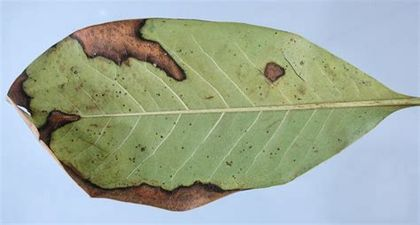
#> input picture Clasificacion de Imagenes/Images/Hojas/enfermas/Training/LSZwaWQ9QXBp.jpg, 420 x 225 px; its folder holds only this picture in this run; the run also reads 1 picture not shown here
$ python ClasificadorBinario_Hojas.py
#> lines starting #> are read from the running program, lines starting #| are printed output that depends on the picture; after the words box and inside, x2 and y2 are one past the last pixel; in counts of white or black regions, pixels touching at a corner belong together
import cv2
import numpy as np
import matplotlib.pyplot as plt
import glob

imagen = cv2.imread('Clasificacion de Imagenes/Images/Hojas/enfermas/Training/aiZwaWQ9QXBp.jpg')

def getFeatures(img):
    gray = cv2.cvtColor(img, cv2.COLOR_BGR2GRAY)
    threshold,_ = cv2.threshold(gray,0,255,cv2.THRESH_OTSU)
    mask = np.uint8(1*(gray<threshold))
    B=(1/255)*np.sum(img[:,:,0]*mask)/np.sum(mask)
    G=(1/255)*np.sum(img[:,:,1]*mask)/np.sum(mask)
    R=(1/255)*np.sum(img[:,:,2]*mask)/np.sum(mask)
    return [B,G,R]

paths=['Clasificacion de Imagenes/Images/Hojas/enfermas/Training/',
'Clasificacion de Imagenes/Images/Hojas/saludables/Training/'
]
labels=[]
features=[]

for label, path in enumerate(paths):
    for filename in glob.glob(path+"*.jpg"):
        img=cv2.imread(filename)
#> img is the input picture: shape (225, 420, 3); mean B, G, R 159.2, 172.6, 160.3
        features.append(getFeatures(img))
#> in getFeatures, `gray = cv2.cvtColor(img, cv2.COLOR_BGR2GRAY)`:
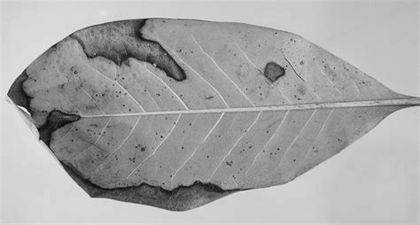
#> gray: shape (225, 420); min 2, max 246, mean 167.4
#> in getFeatures, `threshold,_ = cv2.threshold(gray,0,255,cv2.THRESH_OTSU)`: threshold = 167
#> in getFeatures, `mask = np.uint8(1*(gray<threshold))`:
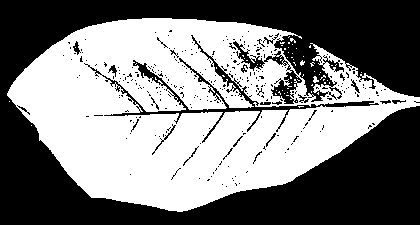
#> mask: shape (225, 420); values 0 (black) and 1 (white), 49.5% white; 65 white regions (63 under 20 px), largest, box (x1, y1, x2, y2) and area: (7, 18, 420, 212) 46545, (313, 76, 319, 83) 26
#> in getFeatures, `B=(1/255)*np.sum(img[:,:,0]*mask)/np.sum(mask)`: B = 0.377
#> in getFeatures, `G=(1/255)*np.sum(img[:,:,1]*mask)/np.sum(mask)`: G = 0.55
#> in getFeatures, `R=(1/255)*np.sum(img[:,:,2]*mask)/np.sum(mask)`: R = 0.523
        labels.append(label)
#> pass 2 of the loop `for label, path in enumerate(paths):`:
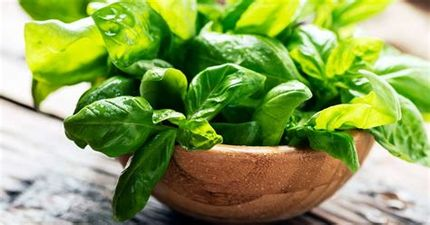
#> input picture Clasificacion de Imagenes/Images/Hojas/saludables/Training/NCZwaWQ9QXBp13.jpg, 430 x 225 px
#> img is the input picture: shape (225, 430, 3); mean B, G, R 86.9, 159, 138.7
#> in getFeatures (call 2), `gray = cv2.cvtColor(img, cv2.COLOR_BGR2GRAY)`:
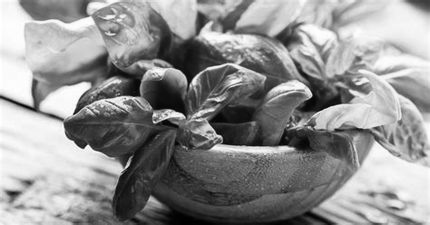
#> gray: shape (225, 430); min 0, max 255, mean 144.7
#> threshold = 142
#> in getFeatures (call 2), `mask = np.uint8(1*(gray<threshold))`:
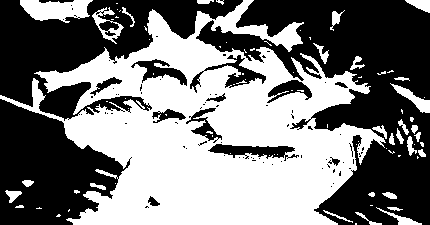
#> mask: shape (225, 430); values 0 (black) and 1 (white), 48.1% white; 85 white regions (55 under 20 px), largest, box (x1, y1, x2, y2) and area: (0, 0, 386, 225) 42628, (20, 0, 93, 23) 1125, (390, 83, 430, 113) 364
#> B = 0.0966
#> G = 0.358
#> R = 0.265

features=np.array(features)
#> features = [[0.377, 0.55, 0.523], [0.0966, 0.358, 0.265]]
labels=np.array(labels)
labels=2*labels-1


features

fig=plt.figure()
ax=fig.add_subplot(111,projection='3d')
for i, feature_row in enumerate(features):
    if labels[i]==-1:
        ax.scatter(feature_row[0],feature_row[1],feature_row[2],marker='*', c='k')
    else:
        ax.scatter(feature_row[0],feature_row[1],feature_row[2],marker='*', c='r')
#> this loop made 2 passes

ax.set_xlabel('B')
ax.set_ylabel('G')
ax.set_zlabel('R')

plt.show()
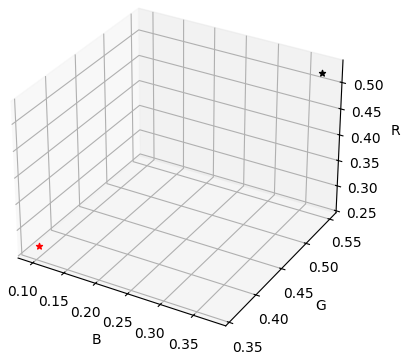
#> figure drawn by matplotlib, 1 panel

subFeatures=features[:,1::]
#> subFeatures = [[0.55, 0.523], [0.358, 0.265]]

loss=[]

for w1 in np.linspace(-6,6,100):
    for w2 in np.linspace(-6,6,100):
        totalError=0

        for i,feature_row in enumerate(subFeatures):
            sample_error= (w1*feature_row[0]+w2*feature_row[1]-labels[i])**2
            totalError+=sample_error

        loss.append([w1,w2,totalError])
#> after the loop, loss = 10000 items, first 6: [-6, -6, 51.99], [-6, -5.88, 51], [-6, -5.76, 50.02], [-6, -5.64, 49.06], [-6, -5.52, 48.1], [-6, -5.39, 47.15]

loss = np.array(loss)

loss

from matplotlib import cm

fig=plt.figure()
ax1=fig.add_subplot(111,projection='3d')
ax1.plot_trisurf(loss[:,0],loss[:,1],loss[:,2],cmap=cm.jet, linewidth=0)
ax1.set_xlabel('w1')
ax1.set_ylabel('w2')
ax1.set_zlabel('loss')

plt.show()
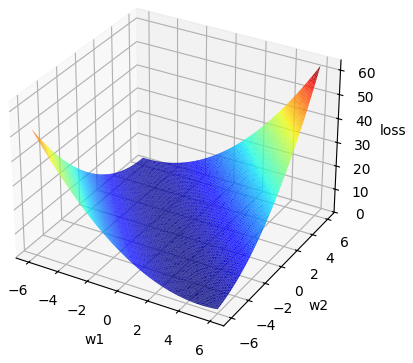
#> figure drawn by matplotlib, 1 panel

A=np.zeros((4,4))
b=np.zeros((4,1))

for i, feature_row in enumerate(features):
    x=np.append([1],feature_row)
    x= x.reshape((4,1))
    y=labels[i]
    A=A+x*x.T
    b=b+x*y
#> this loop made 2 passes
#> (x, y, b) on passes 1 to 2: ([1, 0.377, 0.55, 0.523], -1, [-1, -0.377, -0.55, -0.523]), ([1, 0.0966, 0.358, 0.265], 1, [0, -0.281, -0.192, -0.258])

invA=np.linalg.inv(A)
#> invA = [[-1.29e+15, -4.08e+15, 3.17e+15, 2.08e+15], [-4.08e+15, -7.43e+15, 1.66e+16, -4.24e+15], [3.17e+15, 1.66e+16, 0, -1.8e+16], [2.08e+15, -4.24e+15, -1.8e+16, 1.8e+16]]

W=np.dot(invA,b)
#> W = [1.25, -7.5, 1, 0]

X=np.arange(0,1,0.1)
Y=np.arange(0,1,0.1)
X,Y=np.meshgrid(X,Y)

Z=-(W[1]*X+W[2]*Y+W[0])/W[3]

ax.plot_surface(X,Y,Z, cmap=cm.Blues)

prediction = 1*(W[0] + np.dot(features,W[1::]))>=0
#> prediction = [False, True]

prediction = 2*prediction-1
#> prediction = [-1, 1]

error=np.sum(prediction != labels.reshape(-1,1))/len(labels)
#> error = 0

efectividad = 1-error
#> efectividad = 1

RUTA_IMAGEN = 'Clasificacion de Imagenes/Images/Hojas/saludables/Training/NCZwaWQ9QXBp13.jpg'
img = cv2.imread(RUTA_IMAGEN)

feature_vector = np.array(getFeatures(img))
#> feature_vector = [0.0966, 0.358, 0.265]
result = np.sign(W[0] + np.dot(feature_vector, W[1::]))
#> result = [1]

if result == -1:
    print("Hoja ENFERMA")
else:
    print("Hoja SALUDABLE")
